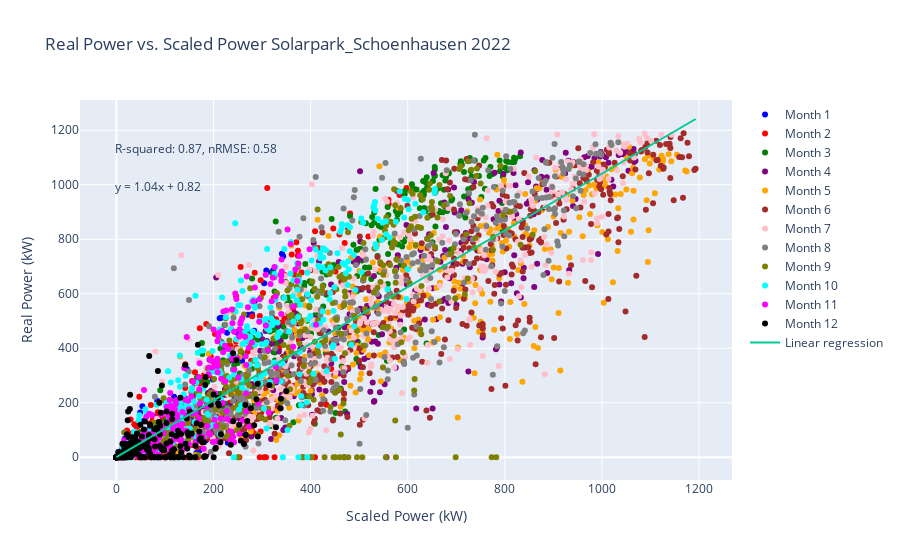

Write notebook code for a chart like this one.
### Code cell
import numpy as np
from scipy import stats
from sklearn.metrics import mean_squared_error, r2_score

# create a new column for the month
df_power_hist_hourly['month'] = df_power_hist_hourly.index.month

# calculate linear regression
slope, intercept, r_value, p_value, std_err = stats.linregress(scaled_array_power.values, df_power_hist_hourly['real_power'])

# calculate nRMSE
nrmse = np.sqrt(mean_squared_error(scaled_array_power.values, df_power_hist_hourly['real_power'])) / df_power_hist_hourly['real_power'].mean()

# create scatter plot with linear regression line
colors = {1: 'blue', 2: 'red', 3: 'green', 4: 'purple', 5: 'orange', 6: 'brown',
          7: 'pink', 8: 'gray', 9: 'olive', 10: 'cyan', 11: 'magenta', 12: 'black'}

fig2 = go.Figure()

for month in range(1, 13):
    mask = df_power_hist_hourly['month'] == month
    fig2.add_trace(go.Scatter(x=scaled_array_power.values[mask], y=df_power_hist_hourly['real_power'][mask],
                               mode='markers', name=f'Month {month}', marker=dict(color=colors[month])))

fig2.add_trace(go.Scatter(x=scaled_array_power.values, y=slope * scaled_array_power.values + intercept, mode='lines', name='Linear regression'))

fig2.update_layout(title='Real Power vs. Scaled Power '+location+" "+year[0],
                   xaxis_title='Scaled Power (kW)',
                   yaxis_title='Real Power (kW)')
fig2.add_annotation(text=f"R-squared: {r_value**2:.2f}, nRMSE: {nrmse:.2f} ",
                    x=0.05, y=0.9, showarrow=False, xref='paper', yref='paper')
fig2.add_annotation(text=f"y = {slope:.2f}x + {intercept:.2f}",
                    x=0.05, y=0.8, showarrow=False, xref='paper', yref='paper')

fig2.show()

plot_path = os.path.join(folder_excel_data,'Real Power vs. Scaled Power '+location+" "+year[0]+'.html')
pio.write_html(fig2, plot_path)

### Figure 1 — Plotly figure (JSON) as saved in the notebook; plotly's stock layout.template omitted (floating-point values rounded to 4 significant figures; data arrays with more than 128 entries replaced by an {"elided": "..."} marker saying what was removed)
{"data": [{"marker": {"color": "blue"}, "mode": "markers", "name": "Month 1", "type": "scatter", "x": {"elided": "744 float values"}, "y": {"elided": "744 float values"}}, {"marker": {"color": "red"}, "mode": "markers", "name": "Month 2", "type": "scatter", "x": {"elided": "672 float values"}, "y": {"elided": "672 float values"}}, {"marker": {"color": "green"}, "mode": "markers", "name": "Month 3", "type": "scatter", "x": {"elided": "743 float values"}, "y": {"elided": "743 float values"}}, {"marker": {"color": "purple"}, "mode": "markers", "name": "Month 4", "type": "scatter", "x": {"elided": "720 float values"}, "y": {"elided": "720 float values"}}, {"marker": {"color": "orange"}, "mode": "markers", "name": "Month 5", "type": "scatter", "x": {"elided": "744 float values"}, "y": {"elided": "744 float values"}}, {"marker": {"color": "brown"}, "mode": "markers", "name": "Month 6", "type": "scatter", "x": {"elided": "720 float values"}, "y": {"elided": "720 float values"}}, {"marker": {"color": "pink"}, "mode": "markers", "name": "Month 7", "type": "scatter", "x": {"elided": "744 float values"}, "y": {"elided": "744 float values"}}, {"marker": {"color": "gray"}, "mode": "markers", "name": "Month 8", "type": "scatter", "x": {"elided": "744 float values"}, "y": {"elided": "744 float values"}}, {"marker": {"color": "olive"}, "mode": "markers", "name": "Month 9", "type": "scatter", "x": {"elided": "720 float values"}, "y": {"elided": "720 float values"}}, {"marker": {"color": "cyan"}, "mode": "markers", "name": "Month 10", "type": "scatter", "x": {"elided": "745 float values"}, "y": {"elided": "745 float values"}}, {"marker": {"color": "magenta"}, "mode": "markers", "name": "Month 11", "type": "scatter", "x": {"elided": "720 float values"}, "y": {"elided": "720 float values"}}, {"marker": {"color": "black"}, "mode": "markers", "name": "Month 12", "type": "scatter", "x": {"elided": "744 float values"}, "y": {"elided": "744 float values"}}, {"mode": "lines", "name": "Linear regression", "type": "scatter", "x": {"elided": "8760 float values"}, "y": {"elided": "8760 float values"}}], "layout": {"annotations": [{"showarrow": false, "text": "R-squared: 0.87, nRMSE: 0.58 ", "x": 0.05, "xref": "paper", "y": 0.9, "yref": "paper"}, {"showarrow": false, "text": "y = 1.04x + 0.82", "x": 0.05, "xref": "paper", "y": 0.8, "yref": "paper"}], "title": {"text": "Real Power vs. Scaled Power Solarpark_Schoenhausen 2022"}, "xaxis": {"title": {"text": "Scaled Power (kW)"}}, "yaxis": {"title": {"text": "Real Power (kW)"}}}}
